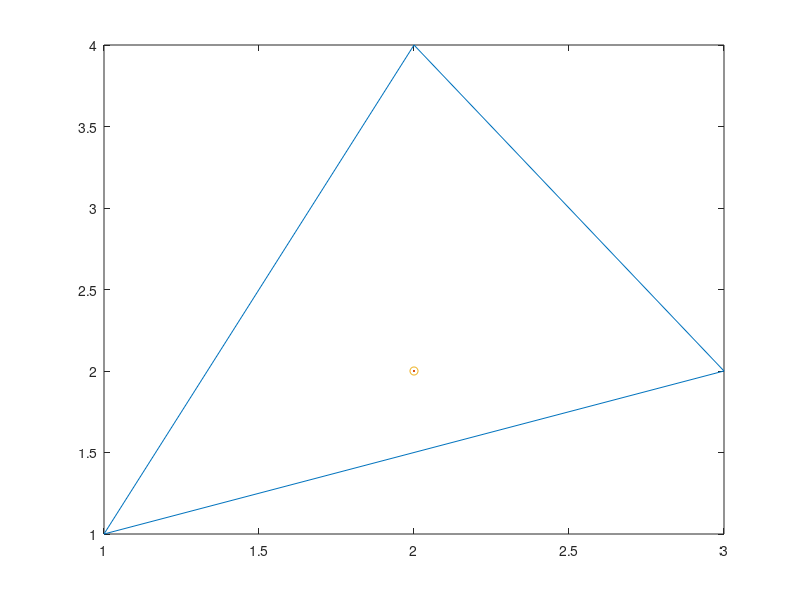

Source code (MATLAB): (Note: this script raises an error after producing the figure.)
%%
p = [2,2,1] ;
vertices = [1,1;3,2;2,4];
 vplot = [vertices;vertices(1,:)];
 plot(vplot(:,1),vplot(:,2));
hold on;
plot(p(1,1),p(1,2));
plot(p(1,1),p(1,2),'o');
hold off;
[alpha,beta,gamma] = BarycentricCoordinates(p,vertices(1,:),vertices(2,:),vertices(3,:));
fprintf("alpha:%d beta:%d gamma%d\n",alpha,beta,gamma);

verticesTR=[0,0;  %define the reference triangle (TR) vertex coordinates
    1,0;
    0,1];
    plot(vplot(:,1),vplot(:,2));
    hold on
    axis equal;
    plot(p(1,1),p(1,2),'o');
%compute the corresponding point on the reference triangle
pTR= alpha*verticesTR(1,:)+beta*verticesTR(2,:)+gamma*verticesTR(3,:)
pTR = [pTR 1];
vplotTR=[verticesTR;verticesTR(1,:)]; %just to plot a closed triangle, we add the first point at the end
    plot(vplotTR(:,1),vplotTR(:,2));
    plot(pTR(1,1),pTR(1,2),'s');
    linePlot=[p; pTR]
    plot(linePlot(:,1),linePlot(:,2),'.-');
    hold off
%%
x = gallery('uniformdata',[20,1],0);
y = gallery('uniformdata',[20,1],1);
pointList = [x y];
mesh = calcMesh(pointList);
n = length(mesh);
triplot(mesh,x,y);
  
%% crossdissolve(im1,im2,t)
sLena = double(readImage('lena.tif'));
dLena = contrastEnhance(sLena,[150,255]);
im = crossdissolve(sLena,dLena,0.8);
showImage(sLena);
showImage(dLena);
showImage(im);
%%